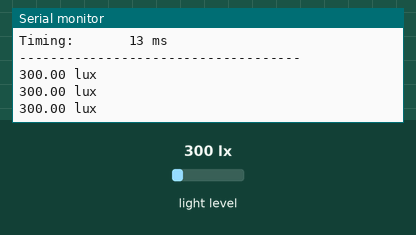
This sketch was run on a simulated Arduino Uno, built with avr-gcc and run on an emulated ATmega328P. Parts: the last lines printed to the serial monitor. The test bench sets the inputs (shaded band); at power-on: light level 300 lx.

Above: at 1.9 s.
2.0 s: light level set to 40 lx
At 2.7 s:
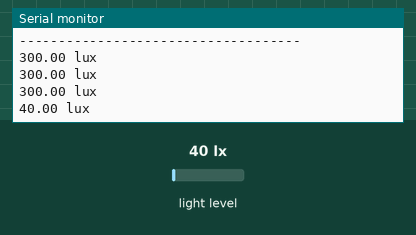
3.5 s: light level set to 500 lx
At 4.2 s:
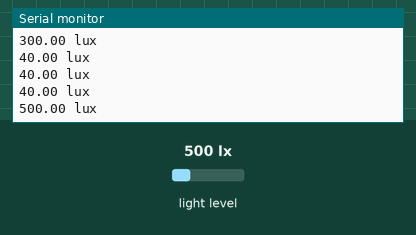
Timing chart, 0 to 6.5 s (numbered marks = the images above; inputs shaded):
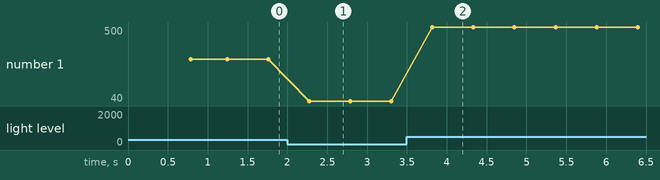

The sketch:

TSL2561_test.ino
```cpp
#include <Wire.h>
#include <Adafruit_Sensor.h>
#include <Adafruit_TSL2561_U.h>

/* This driver uses the Adafruit unified sensor library (Adafruit_Sensor),
   which provides a common 'type' for sensor data and some helper functions.

   To use this driver you will also need to download the Adafruit_Sensor
   library and include it in your libraries folder.

   You should also assign a unique ID to this sensor for use with
   the Adafruit Sensor API so that you can identify this particular
   sensor in any data logs, etc.  To assign a unique ID, simply
   provide an appropriate value in the constructor below (12345
   is used by default in this example).

   Connections
   ===========
   Connect SCL to I2C SCL Clock
   Connect SDA to I2C SDA Data
   Connect VCC/VDD to 3.3V or 5V (depends on sensor's logic level, check the datasheet)
   Connect GROUND to common ground

   I2C Address
   ===========
   The address will be different depending on whether you leave
   the ADDR pin floating (addr 0x39), or tie it to ground or vcc.
   The default addess is 0x39, which assumes the ADDR pin is floating
   (not connected to anything).  If you set the ADDR pin high
   or low, use TSL2561_ADDR_HIGH (0x49) or TSL2561_ADDR_LOW
   (0x29) respectively.

   History
   =======
   2013/JAN/31  - First version (KTOWN)
*/

Adafruit_TSL2561_Unified tsl = Adafruit_TSL2561_Unified(TSL2561_ADDR_FLOAT, 12345);

/**************************************************************************/
/*
    Displays some basic information on this sensor from the unified
    sensor API sensor_t type (see Adafruit_Sensor for more information)
*/
/**************************************************************************/
void displaySensorDetails(void)
{
  sensor_t sensor;
  tsl.getSensor(&sensor);
  Serial.println("------------------------------------");
  Serial.print  ("Sensor:       "); Serial.println(sensor.name);
  Serial.print  ("Driver Ver:   "); Serial.println(sensor.version);
  Serial.print  ("Unique ID:    "); Serial.println(sensor.sensor_id);
  Serial.print  ("Max Value:    "); Serial.print(sensor.max_value); Serial.println(" lux");
  Serial.print  ("Min Value:    "); Serial.print(sensor.min_value); Serial.println(" lux");
  Serial.print  ("Resolution:   "); Serial.print(sensor.resolution); Serial.println(" lux");
  Serial.println("------------------------------------");
  Serial.println("");
  delay(500);
}

/**************************************************************************/
/*
    Configures the gain and integration time for the TSL2561
*/
/**************************************************************************/
void configureSensor(void)
{
  /* You can also manually set the gain or enable auto-gain support */
  // tsl.setGain(TSL2561_GAIN_1X);      /* No gain ... use in bright light to avoid sensor saturation */
  // tsl.setGain(TSL2561_GAIN_16X);     /* 16x gain ... use in low light to boost sensitivity */
  tsl.enableAutoRange(true);            /* Auto-gain ... switches automatically between 1x and 16x */

  /* Changing the integration time gives you better sensor resolution (402ms = 16-bit data) */
  tsl.setIntegrationTime(TSL2561_INTEGRATIONTIME_13MS);      /* fast but low resolution */
  // tsl.setIntegrationTime(TSL2561_INTEGRATIONTIME_101MS);  /* medium resolution and speed   */
  // tsl.setIntegrationTime(TSL2561_INTEGRATIONTIME_402MS);  /* 16-bit data but slowest conversions */

  /* Update these values depending on what you've set above! */
  Serial.println("------------------------------------");
  Serial.print  ("Gain:         "); Serial.println("Auto");
  Serial.print  ("Timing:       "); Serial.println("13 ms");
  Serial.println("------------------------------------");
}

/**************************************************************************/
/*
    Arduino setup function (automatically called at startup)
*/
/**************************************************************************/
void setup(void)
{
  Serial.begin(9600);
  Serial.println("Light Sensor Test"); Serial.println("");

  /* Initialise the sensor */
  //use tsl.begin() to default to Wire,
  //tsl.begin(&Wire2) directs api to use Wire2, etc.
  if(!tsl.begin())
  {
    /* There was a problem detecting the TSL2561 ... check your connections */
    Serial.print("Ooops, no TSL2561 detected ... Check your wiring or I2C ADDR!");
    while(1);
  }

  /* Display some basic information on this sensor */
  displaySensorDetails();

  /* Setup the sensor gain and integration time */
  configureSensor();

  /* We're ready to go! */
  Serial.println("");
}

/**************************************************************************/
/*
    Arduino loop function, called once 'setup' is complete (your own code
    should go here)
*/
/**************************************************************************/
void loop(void)
{
  /* Get a new sensor event */
  sensors_event_t event;
  tsl.getEvent(&event);

  /* Display the results (light is measured in lux) */
  if (event.light)
  {
    Serial.print(event.light); Serial.println(" lux");
  }
  else
  {
    /* If event.light = 0 lux the sensor is probably saturated
       and no reliable data could be generated! */
    Serial.println("Sensor overload");
  }
  delay(500);
}
```

Measured:
- after the input at 2.0 s, the serial monitor: prints a new line after 0.28 s (image 1)
- after the input at 3.5 s, the serial monitor: prints a new line after 0.32 s (image 2)
- plotted number 1: 300 → 40 after the input at 2.0 s, 40 → 500 after the input at 3.5 s
